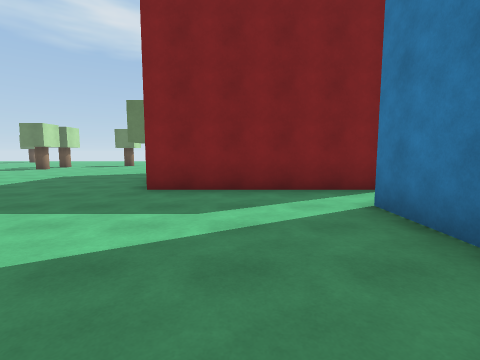
[1] (above)

24 first-person views from a walk through a Unity game level. The camera is 1.5 m above the floor, tilts 6° down and sees 85° across. The floor is counted in squares, 2 m on a side. Each view is taken from the middle of a square. On the plan, view 1 faces up. The plan holds only what a view shows up to about 9 squares ahead; the rest is blank. The place goes on beyond the plan. The player character is not drawn. Surface patterns are stand-ins for the level's own textures.

[2]
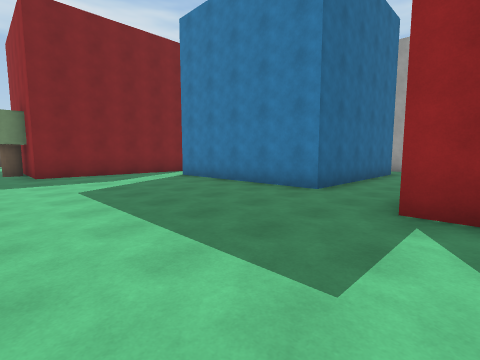

[3]
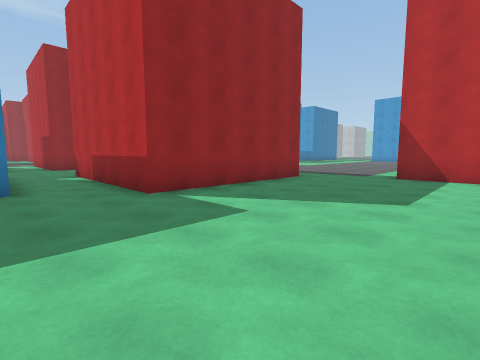

[4]
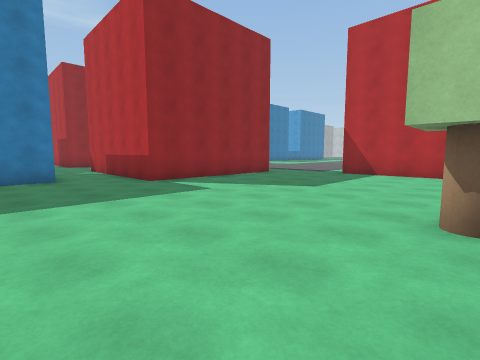

[5]
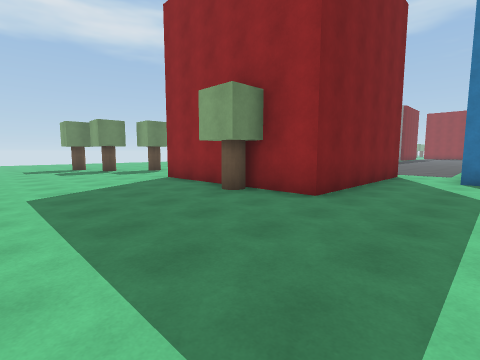

[6]
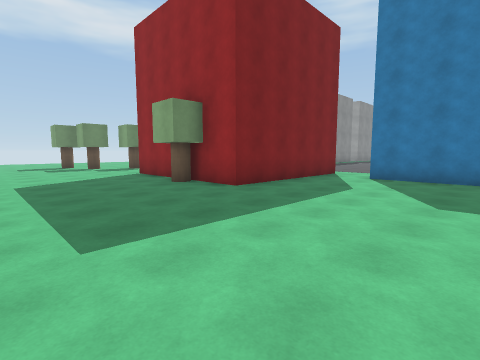

[7]
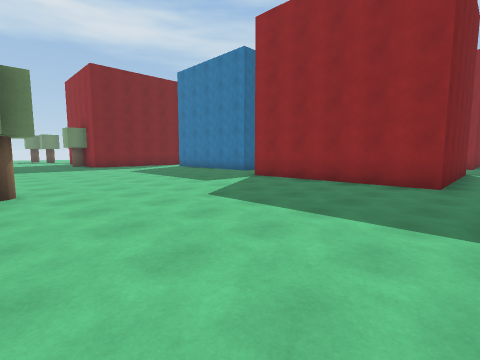

[8]
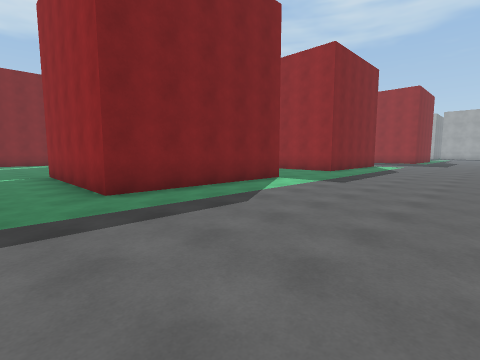

[9]
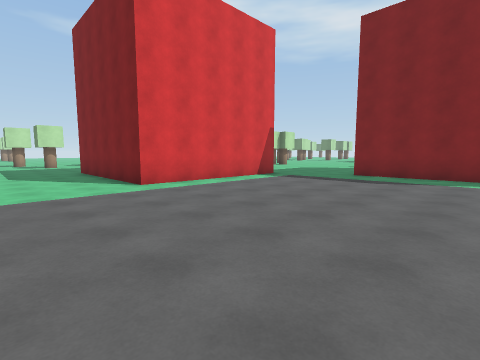

[10]
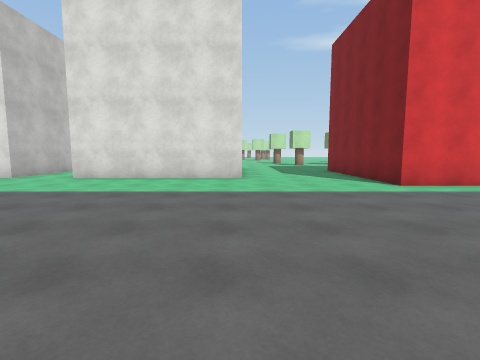

[11]
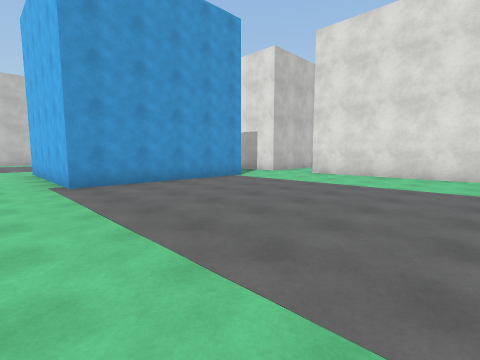

[12]
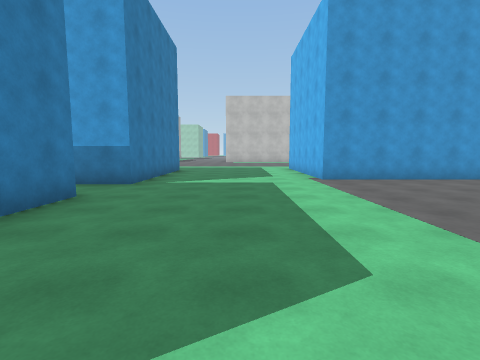

[13]
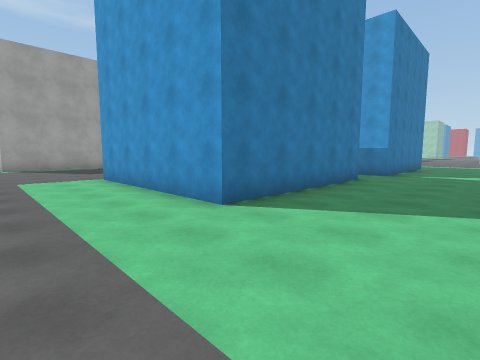

[14]
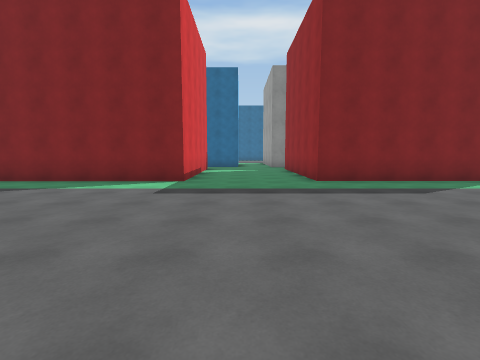

[15]
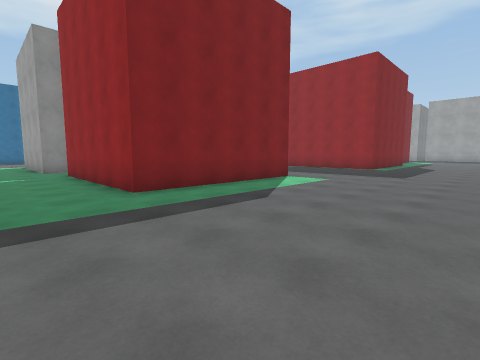

[16]
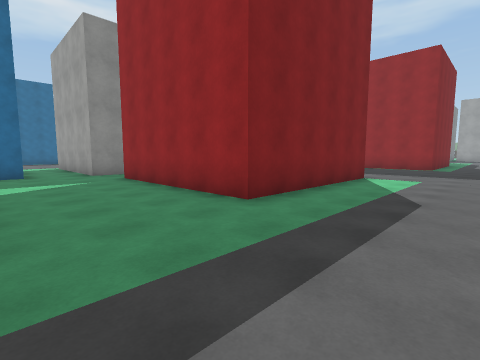

[17]
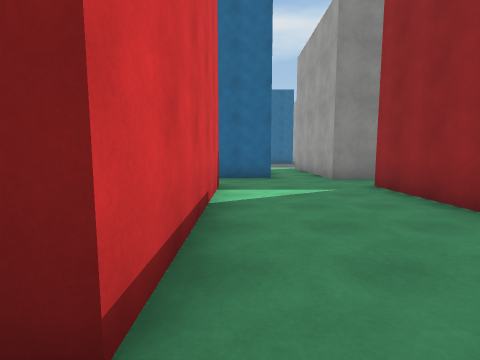

[18]
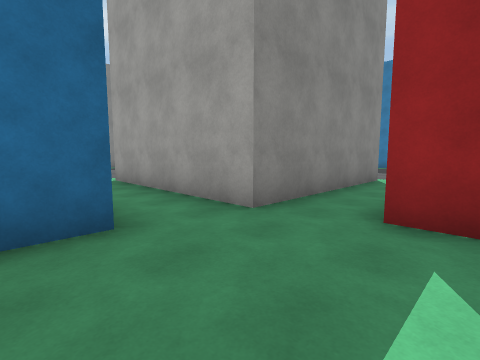

[19]
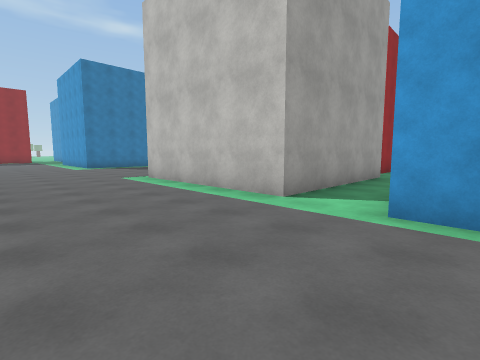

[20]
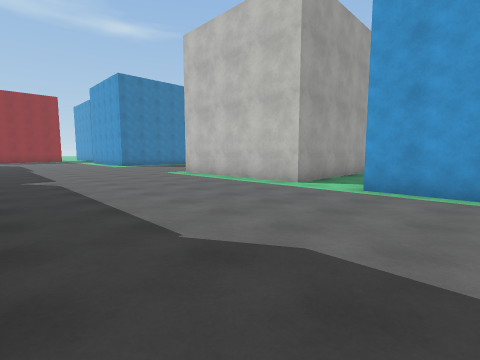

[21]
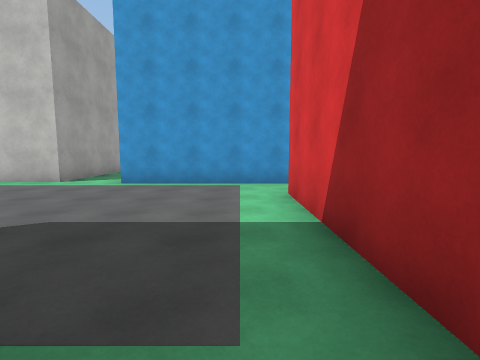

[22]
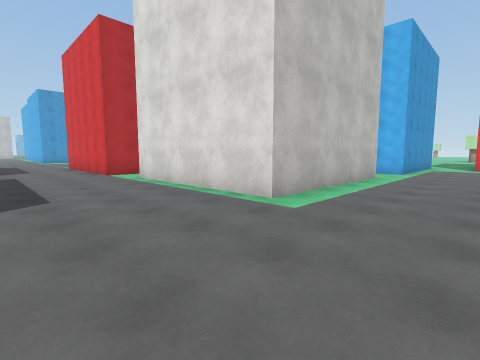

[23]
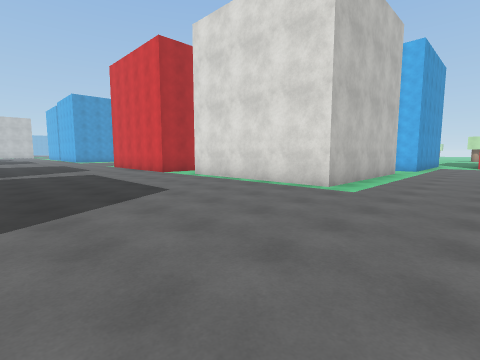

[24]
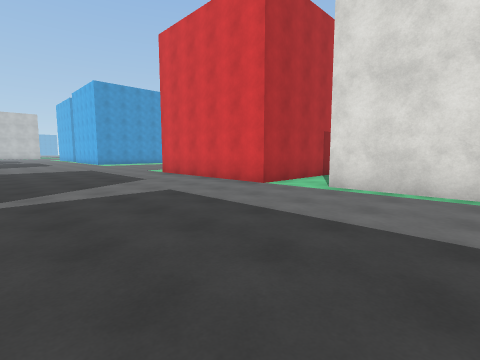

### Floor plan
Points are (right, up) in squares from view 1. A wall is a line through its corners. A room is listed if a view was taken in it or the views show most of it. See-through windows are left out.
Room 1 (views 1, 2, 3, 4, 5, 6, 7)
walls: (3.1, 5.2) (-1.9, 5.2) (-1.9, 10.2); (5.5, -1.4) (1.9, -1.4) (1.9, 3.8); (0.5, -8.2) (0.5, -3.2) (5.5, -3.2); (-4.9, -9.4) (-1.9, -9.4)
ways out: opening at (-0.5, -8.5) to room 2; opening at (2.5, 4.5) to room 2; opening at (5, -2) to room 2
objects: other object (-6, -4); other object (-6, -3); other object (-2, 7)
Room 2 (views 8, 9, 10, 11, 12, 13, 14, 15, 16, 17, 18, 19, 20, 21, 22, 23, 24)
walls: (14.1, -8.2) (9, -8.2) (9, -3.1); (10.5, -3.2) (14, -3.2) (14, -6.9); (5.5, -3.2) (5.5, -8.2) (0.5, -8.2); (8.6, -1.7) (8.6, 3.3) (13.6, 3.3) (13.6, -1.7) (8.6, -1.7); (7, -1.4) (5.5, -1.4); (8.8, -21.5) (8.8, -16.5) (13.9, -16.5); (-1.9, -10.1) (-1.9, -14.3) (-6.1, -14.3); (2.8, 3.6) (6.9, 3.6) (6.9, 3.2); (-3.7, -17.9) (-3.7, -23); (8.6, -26) (8.6, -23.2) (10, -23.2); (-1.4, -24.2) (3.7, -24.2) (3.7, -26.5); (3.1, 9.1) (3.1, 5.2); (-5.1, -24.7) (-3.7, -24.7) (-3.7, -25.1)
ways out: opening at (-0.5, -8.5) to room 1; opening at (2.5, 4.5) to room 1; opening at (5, -2) to room 1

Where each view was taken, in squares from view 1:
view 1: 0 up, 0 right, facing up
view 2: 4 down, 3 left, facing up-right
view 3: 1 down, 4 left, facing down-right
view 4: 0 up, 6 left, facing down-right
view 5: 3 up, 6 left, facing up-right
view 6: 1 up, 6 left, facing up-right
view 7: 9 down, 6 left, facing up-right
view 8: 13 down, 1 left, facing up-right
view 9: 17 down, 4 right, facing up-left
view 10: 18 down, 4 right, facing left
view 11: 18 down, 5 right, facing down-left
view 12: 17 down, 6 right, facing down
view 13: 14 down, 6 right, facing down-right
view 14: 15 down, 7 right, facing up
view 15: 13 down, 7 right, facing up-right
view 16: 11 down, 6 right, facing up-right
view 17: 9 down, 6 right, facing up
view 18: 4 down, 6 right, facing up-right
view 19: 7 up, 6 right, facing down-right
view 20: 9 up, 5 right, facing down-right
view 21: 10 up, 4 right, facing down
view 22: 6 up, 17 right, facing down-left
view 23: 6 up, 19 right, facing down-left
view 24: 1 up, 19 right, facing down-left
